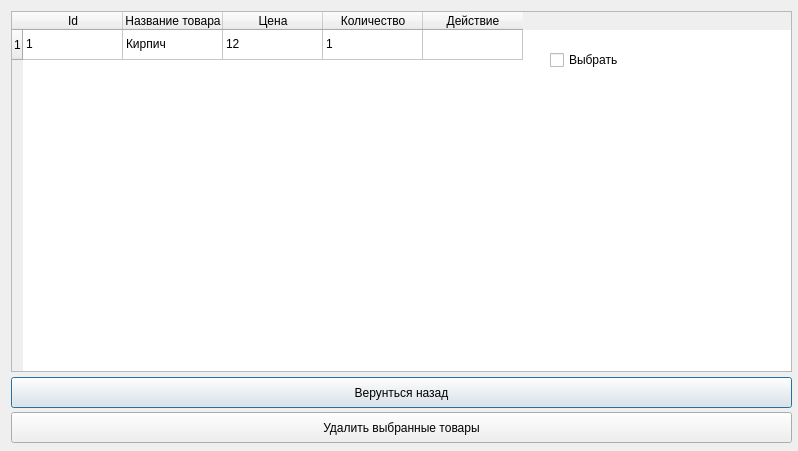
<?xml version="1.0" encoding="UTF-8"?>
<ui version="4.0">
 <class>Dialog</class>
 <widget class="QDialog" name="Dialog">
  <property name="geometry">
   <rect>
    <x>0</x>
    <y>0</y>
    <width>798</width>
    <height>451</height>
   </rect>
  </property>
  <property name="windowTitle">
   <string>Dialog</string>
  </property>
  <widget class="QTableWidget" name="tableWidget">
   <property name="geometry">
    <rect>
     <x>11</x>
     <y>11</y>
     <width>781</width>
     <height>361</height>
    </rect>
   </property>
   <row>
    <property name="text">
     <string>1</string>
    </property>
   </row>
   <column>
    <property name="text">
     <string>Id</string>
    </property>
   </column>
   <column>
    <property name="text">
     <string>Название товара</string>
    </property>
   </column>
   <column>
    <property name="text">
     <string>Цена</string>
    </property>
   </column>
   <column>
    <property name="text">
     <string>Количество</string>
    </property>
   </column>
   <column>
    <property name="text">
     <string>Действие</string>
    </property>
   </column>
   <item row="0" column="0">
    <property name="text">
     <string>1</string>
    </property>
   </item>
   <item row="0" column="1">
    <property name="text">
     <string>Кирпич</string>
    </property>
   </item>
   <item row="0" column="2">
    <property name="text">
     <string>12</string>
    </property>
   </item>
   <item row="0" column="3">
    <property name="text">
     <string>1</string>
    </property>
   </item>
   <item row="0" column="4">
    <property name="text">
     <string/>
    </property>
   </item>
  </widget>
  <widget class="QPushButton" name="pushButton">
   <property name="geometry">
    <rect>
     <x>11</x>
     <y>377</y>
     <width>781</width>
     <height>31</height>
    </rect>
   </property>
   <property name="text">
    <string>Верунться назад</string>
   </property>
  </widget>
  <widget class="QPushButton" name="pushButton_2">
   <property name="geometry">
    <rect>
     <x>11</x>
     <y>412</y>
     <width>781</width>
     <height>31</height>
    </rect>
   </property>
   <property name="text">
    <string>Удалить выбранные товары</string>
   </property>
  </widget>
  <widget class="QCheckBox" name="checkBox">
   <property name="geometry">
    <rect>
     <x>550</x>
     <y>50</y>
     <width>77</width>
     <height>20</height>
    </rect>
   </property>
   <property name="text">
    <string>Выбрать</string>
   </property>
  </widget>
 </widget>
 <resources/>
 <connections/>
</ui>
